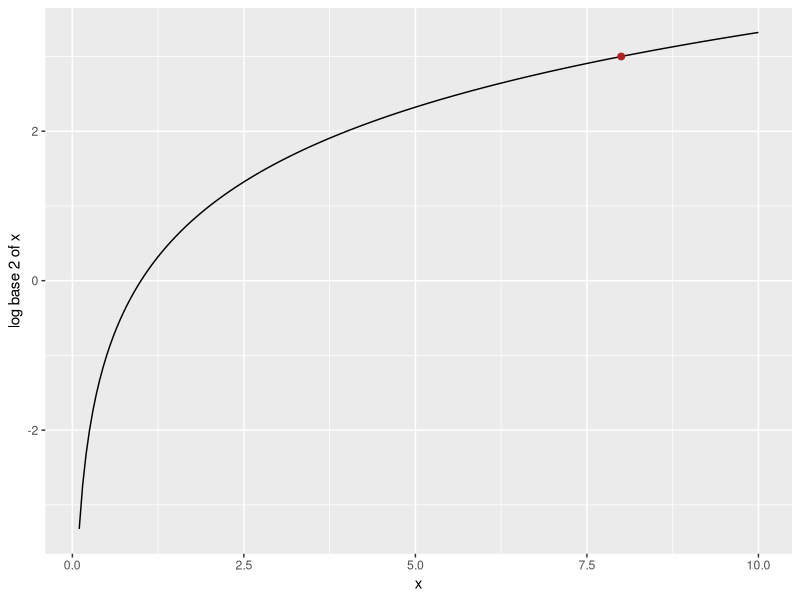

Reproduce this figure in R.
## ---- chunk 1
#| code-fold: true
#| echo: !expr knitr::is_html_output()
#| message: false
#| warning: false
#| fig-alt: >-
#|   The graph of the logarithm to base 2 for x from 0.1 to 10. The curve
#|   rises steeply near 0, crosses the horizontal axis at x = 1, and keeps
#|   rising more slowly. A dot marks the point (8, 3).

x <- seq(0.1, 10, length.out = 200)
curve <- data.frame(x = x, y = log2(x))
marked <- data.frame(x = 8, y = 3)

log_plot <- ggplot2::ggplot(curve, ggplot2::aes(x = x, y = y)) +
  ggplot2::geom_line() +
  ggplot2::geom_point(data = marked, colour = "firebrick", size = 2) +
  ggplot2::labs(x = "x", y = "log base 2 of x")

log_plot
